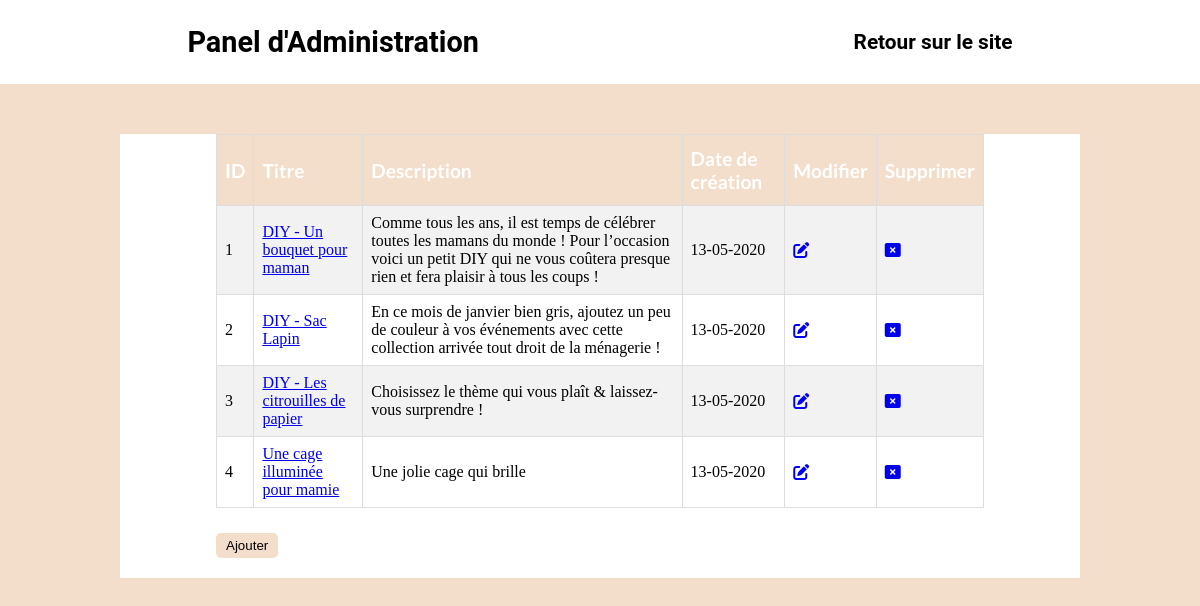
The app's page /article-panel (signed in) with its own data.
### tables this page shows
CREATE TABLE IF NOT EXISTS `articles` (
  `id` int(11) unsigned NOT NULL AUTO_INCREMENT,
  `title` varchar(50) NOT NULL,
  `title_desc` varchar(50) NOT NULL,
  `extract` varchar(200) NOT NULL,
  `content` longtext NOT NULL,
  `image` varchar(255) NOT NULL,
  `image_pres` varchar(255) NOT NULL,
  `alt` varchar(100) NOT NULL,
  `created_at` timestamp NULL DEFAULT NULL,
  PRIMARY KEY (`id`)
);

### app/controllers/ControllerBack.php (called while the page is built, shortened)
<?php
class ControllerBack
{
    function showArticle(){
        $showArticleManage= new \Projet\Models\ArticlesAdminManager();
        $showTables = $showArticleManage->showArticleManage();
        require 'app/Views/back/articlesAdmin.php';
    }
}

### app/models/ArticlesAdminManager.php (called while the page is built, shortened)
<?php
class ArticlesAdminManager extends Manager
{
    public function showArticleManage(){
        $bdd = $this->dbConnect();
        $showArticleManage = $bdd->prepare("SELECT id, title, extract, content, image, created_at FROM articles ORDER BY id ASC");
        $showArticleManage->execute(array());
        return $showArticleManage;
    }
}

### app/views/back/articlesAdmin.php (the view)
<?php
    include_once "app/Views/back/layouts/head.php";
    include_once "app/Views/back/layouts/header.php";
?>
<main class="container">
    <section class="article-panel">
    <table class="table">
    <tr>
            <th class="font-text">ID</th>
            <th class="font-text">Titre</th>
            <th class="font-text">Description</th>
            <th class="font-text">Date de création</th>
            <th class="font-text">Modifier</th>
            <th class="font-text">Supprimer</th>
        </tr>
        <?php while($showTable = $showTables->fetch()) : ?>
        <tr>
            <td class="text-align"><?= $showTable['id'] ?></td>
            <td><a href="index.php?action=article&id=<?= $showTable['id'] ?>"><?= $showTable['title'] ?></a></td>
            <td><?= $showTable['extract'] ?></td>
            <td><?= date('d-m-Y', strtotime($showTable['created_at'])) ?></td>
            <td><a href="edition-article-<?= $showTable['id'] ?>"><i class="icon-panel fas fa-edit"></i></a></td>
            <td><a href="indexBack.php?action=deleteArticle&id=<?= $showTable['id'] ?>"><i class="icon-panel fas fa-window-close"></i></a></td>
        </tr>
        <?php endwhile ?>
    </table>
    <div class="bouton-add"><a href="article-creation"><button class="add">Ajouter</button></a></div>
    </section>
</main>
<?php
    include_once "app/Views/back/layouts/head.php";
?>

### app/public/css/back/style.css (style rules this page uses)
* { margin: 0; padding: 0; }
body { background-color: rgb(243,222,203); }
.container { max-width: 960px; margin: 50px auto; background-color: white; }
.font-text { font-family: 'Lato', sans-serif; font-size: 1.2rem; }
.bouton-add { width: 80%; margin: 0 auto; padding-bottom: 20px; }
.bouton-add a { text-decoration: none; }
.add { padding: 5px 10px; background-color: rgb(243,222,203); border: none; border-radius: 5px; -webkit-border-radius: 5px; -moz-border-radius: 5px; -ms-border-radius: 5px; -o-border-radius: 5px; display: flex; justify-content: flex-start; }
.table { border-collapse: collapse; width: 80%; margin: 25px auto; }
.table td, .table th { border: 1px solid #ddd; padding: 8px; }
.table tr:nth-child(even) { background-color: #f2f2f2; }
.table th { padding-top: 12px; padding-bottom: 12px; text-align: left; background-color: rgb(243,222,203); color: white; }

### records on screen
articles: id "1", title "DIY - Un bouquet pour maman", extract "Comme tous les ans, il est temps de célébrer toutes les mamans du monde ! Pour l’occasion voici un petit DIY qui ne vous coûtera presque rien et fera plaisir à tous les coups !", created_at "13-05-2020"
articles: id "2", title "DIY - Sac Lapin", extract "En ce mois de janvier bien gris, ajoutez un peu de couleur à vos événements avec cette collection arrivée tout droit de la ménagerie !", created_at "13-05-2020"
articles: id "3", title "DIY - Les citrouilles de papier", extract "Choisissez le thème qui vous plaît & laissez-vous surprendre !", created_at "13-05-2020"
articles: id "4", title "Une cage illuminée pour mamie", extract "Une jolie cage qui brille", created_at "13-05-2020"
